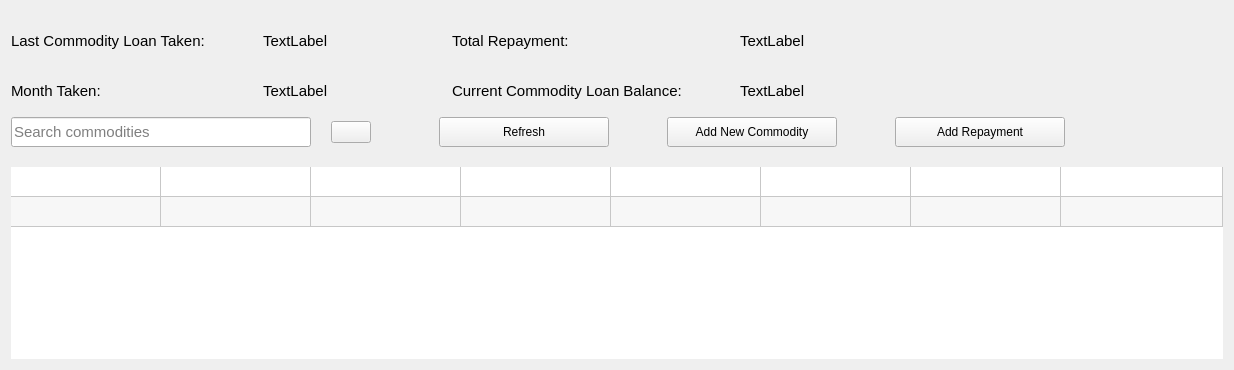
          <widget class="QWidget" name="commodityTab">
           <attribute name="title">
            <string>Commodity</string>
           </attribute>
           <layout class="QGridLayout" name="gridLayout_48">
            <item row="0" column="0">
             <layout class="QGridLayout" name="gridLayout_47">
              <property name="topMargin">
               <number>20</number>
              </property>
              <property name="bottomMargin">
               <number>10</number>
              </property>
              <property name="verticalSpacing">
               <number>30</number>
              </property>
              <item row="1" column="3">
               <spacer name="horizontalSpacer_105">
                <property name="orientation">
                 <enum>Qt::Horizontal</enum>
                </property>
                <property name="sizeHint" stdset="0">
                 <size>
                  <width>418</width>
                  <height>20</height>
                 </size>
                </property>
               </spacer>
              </item>
              <item row="0" column="1">
               <spacer name="horizontalSpacer_112">
                <property name="orientation">
                 <enum>Qt::Horizontal</enum>
                </property>
                <property name="sizeHint" stdset="0">
                 <size>
                  <width>108</width>
                  <height>20</height>
                 </size>
                </property>
               </spacer>
              </item>
              <item row="1" column="1">
               <spacer name="horizontalSpacer_113">
                <property name="orientation">
                 <enum>Qt::Horizontal</enum>
                </property>
                <property name="sizeHint" stdset="0">
                 <size>
                  <width>118</width>
                  <height>20</height>
                 </size>
                </property>
               </spacer>
              </item>
              <item row="1" column="0">
               <layout class="QHBoxLayout" name="horizontalLayout_33">
                <item>
                 <widget class="QLabel" name="label_102">
                  <property name="font">
                   <font>
                    <pointsize>11</pointsize>
                   </font>
                  </property>
                  <property name="text">
                   <string>Month Taken:</string>
                  </property>
                 </widget>
                </item>
                <item>
                 <spacer name="horizontalSpacer_89">
                  <property name="orientation">
                   <enum>Qt::Horizontal</enum>
                  </property>
                  <property name="sizeHint" stdset="0">
                   <size>
                    <width>58</width>
                    <height>20</height>
                   </size>
                  </property>
                 </spacer>
                </item>
                <item>
                 <widget class="QLabel" name="lastCommodityMonthLbl">
                  <property name="font">
                   <font>
                    <pointsize>11</pointsize>
                   </font>
                  </property>
                  <property name="text">
                   <string>TextLabel</string>
                  </property>
                 </widget>
                </item>
               </layout>
              </item>
              <item row="1" column="2">
               <layout class="QHBoxLayout" name="horizontalLayout_31">
                <item>
                 <widget class="QLabel" name="commodityBalanceLbl_3">
                  <property name="font">
                   <font>
                    <pointsize>11</pointsize>
                   </font>
                  </property>
                  <property name="text">
                   <string>Current Commodity Loan Balance:</string>
                  </property>
                 </widget>
                </item>
                <item>
                 <spacer name="horizontalSpacer_87">
                  <property name="orientation">
                   <enum>Qt::Horizontal</enum>
                  </property>
                  <property name="sizeHint" stdset="0">
                   <size>
                    <width>58</width>
                    <height>20</height>
                   </size>
                  </property>
                 </spacer>
                </item>
                <item>
                 <widget class="QLabel" name="commodityBalanceLbl_2">
                  <property name="font">
                   <font>
                    <pointsize>11</pointsize>
                   </font>
                  </property>
                  <property name="text">
                   <string>TextLabel</string>
                  </property>
                 </widget>
                </item>
               </layout>
              </item>
              <item row="0" column="0">
               <layout class="QHBoxLayout" name="horizontalLayout_32">
                <item>
                 <widget class="QLabel" name="label_99">
                  <property name="font">
                   <font>
                    <pointsize>11</pointsize>
                   </font>
                  </property>
                  <property name="text">
                   <string>Last Commodity Loan Taken:</string>
                  </property>
                 </widget>
                </item>
                <item>
                 <spacer name="horizontalSpacer_88">
                  <property name="orientation">
                   <enum>Qt::Horizontal</enum>
                  </property>
                  <property name="sizeHint" stdset="0">
                   <size>
                    <width>58</width>
                    <height>20</height>
                   </size>
                  </property>
                 </spacer>
                </item>
                <item>
                 <widget class="QLabel" name="lastCommodityLbl">
                  <property name="font">
                   <font>
                    <pointsize>11</pointsize>
                   </font>
                  </property>
                  <property name="text">
                   <string>TextLabel</string>
                  </property>
                 </widget>
                </item>
               </layout>
              </item>
              <item row="0" column="2">
               <layout class="QHBoxLayout" name="horizontalLayout_34">
                <item>
                 <widget class="QLabel" name="label_104">
                  <property name="font">
                   <font>
                    <pointsize>11</pointsize>
                   </font>
                  </property>
                  <property name="text">
                   <string>Total Repayment:</string>
                  </property>
                 </widget>
                </item>
                <item>
                 <spacer name="horizontalSpacer_90">
                  <property name="orientation">
                   <enum>Qt::Horizontal</enum>
                  </property>
                  <property name="sizeHint" stdset="0">
                   <size>
                    <width>58</width>
                    <height>20</height>
                   </size>
                  </property>
                 </spacer>
                </item>
                <item>
                 <widget class="QLabel" name="totalRepaymentLbl">
                  <property name="font">
                   <font>
                    <pointsize>11</pointsize>
                   </font>
                  </property>
                  <property name="text">
                   <string>TextLabel</string>
                  </property>
                 </widget>
                </item>
               </layout>
              </item>
             </layout>
            </item>
            <item row="1" column="0">
             <layout class="QVBoxLayout" name="verticalLayout_8">
              <property name="spacing">
               <number>20</number>
              </property>
              <item>
               <layout class="QHBoxLayout" name="horizontalLayout_30">
                <property name="topMargin">
                 <number>0</number>
                </property>
                <item>
                 <widget class="QLineEdit" name="searchCommodityTxt">
                  <property name="minimumSize">
                   <size>
                    <width>300</width>
                    <height>30</height>
                   </size>
                  </property>
                  <property name="maximumSize">
                   <size>
                    <width>300</width>
                    <height>30</height>
                   </size>
                  </property>
                  <property name="font">
                   <font>
                    <pointsize>11</pointsize>
                   </font>
                  </property>
                  <property name="placeholderText">
                   <string>Search commodities</string>
                  </property>
                 </widget>
                </item>
                <item>
                 <widget class="QPushButton" name="searchCommodityBtn">
                  <property name="text">
                   <string/>
                  </property>
                  <property name="icon">
                   <iconset resource="../static/resource.qrc">
                    <normaloff>:/icons/icon/black/search.svg</normaloff>:/icons/icon/black/search.svg</iconset>
                  </property>
                  <property name="iconSize">
                   <size>
                    <width>20</width>
                    <height>20</height>
                   </size>
                  </property>
                 </widget>
                </item>
                <item>
                 <spacer name="horizontalSpacer_64">
                  <property name="orientation">
                   <enum>Qt::Horizontal</enum>
                  </property>
                  <property name="sizeHint" stdset="0">
                   <size>
                    <width>13</width>
                    <height>26</height>
                   </size>
                  </property>
                 </spacer>
                </item>
                <item>
                 <layout class="QHBoxLayout" name="horizontalLayout_29">
                  <item>
                   <widget class="QPushButton" name="refreshCommodityBtn">
                    <property name="minimumSize">
                     <size>
                      <width>170</width>
                      <height>30</height>
                     </size>
                    </property>
                    <property name="text">
                     <string>Refresh</string>
                    </property>
                    <property name="icon">
                     <iconset resource="../static/resource.qrc">
                      <normaloff>:/icons/icon/white/refresh-cw.svg</normaloff>:/icons/icon/white/refresh-cw.svg</iconset>
                    </property>
                   </widget>
                  </item>
                  <item>
                   <spacer name="horizontalSpacer_65">
                    <property name="orientation">
                     <enum>Qt::Horizontal</enum>
                    </property>
                    <property name="sizeHint" stdset="0">
                     <size>
                      <width>38</width>
                      <height>27</height>
                     </size>
                    </property>
                   </spacer>
                  </item>
                  <item>
                   <widget class="QPushButton" name="addCommodityBtn">
                    <property name="minimumSize">
                     <size>
                      <width>170</width>
                      <height>30</height>
                     </size>
                    </property>
                    <property name="text">
                     <string>Add New Commodity</string>
                    </property>
                    <property name="icon">
                     <iconset resource="../static/resource.qrc">
                      <normaloff>:/icons/icon/white/plus-circle.svg</normaloff>:/icons/icon/white/plus-circle.svg</iconset>
                    </property>
                   </widget>
                  </item>
                  <item>
                   <spacer name="horizontalSpacer_66">
                    <property name="orientation">
                     <enum>Qt::Horizontal</enum>
                    </property>
                    <property name="sizeHint" stdset="0">
                     <size>
                      <width>38</width>
                      <height>27</height>
                     </size>
                    </property>
                   </spacer>
                  </item>
                  <item>
                   <widget class="QPushButton" name="commodityRepaymentBtn">
                    <property name="minimumSize">
                     <size>
                      <width>170</width>
                      <height>30</height>
                     </size>
                    </property>
                    <property name="text">
                     <string>Add Repayment</string>
                    </property>
                    <property name="icon">
                     <iconset resource="../static/resource.qrc">
                      <normaloff>:/icons/icon/white/folder-plus.svg</normaloff>:/icons/icon/white/folder-plus.svg</iconset>
                    </property>
                   </widget>
                  </item>
                  <item>
                   <spacer name="horizontalSpacer_45">
                    <property name="orientation">
                     <enum>Qt::Horizontal</enum>
                    </property>
                    <property name="sizeHint" stdset="0">
                     <size>
                      <width>158</width>
                      <height>20</height>
                     </size>
                    </property>
                   </spacer>
                  </item>
                 </layout>
                </item>
               </layout>
              </item>
              <item>
               <widget class="QTableWidget" name="commodityTable">
                <property name="font">
                 <font>
                  <pointsize>11</pointsize>
                 </font>
                </property>
                <property name="focusPolicy">
                 <enum>Qt::NoFocus</enum>
                </property>
                <property name="frameShape">
                 <enum>QFrame::Box</enum>
                </property>
                <property name="frameShadow">
                 <enum>QFrame::Sunken</enum>
                </property>
                <property name="lineWidth">
                 <number>0</number>
                </property>
                <property name="editTriggers">
                 <set>QAbstractItemView::NoEditTriggers</set>
                </property>
                <property name="alternatingRowColors">
                 <bool>true</bool>
                </property>
                <property name="selectionMode">
                 <enum>QAbstractItemView::SingleSelection</enum>
                </property>
                <property name="selectionBehavior">
                 <enum>QAbstractItemView::SelectRows</enum>
                </property>
                <property name="textElideMode">
                 <enum>Qt::ElideRight</enum>
                </property>
                <property name="showGrid">
                 <bool>true</bool>
                </property>
                <property name="gridStyle">
                 <enum>Qt::SolidLine</enum>
                </property>
                <property name="rowCount">
                 <number>2</number>
                </property>
                <attribute name="horizontalHeaderVisible">
                 <bool>false</bool>
                </attribute>
                <attribute name="horizontalHeaderDefaultSectionSize">
                 <number>150</number>
                </attribute>
                <attribute name="horizontalHeaderStretchLastSection">
                 <bool>true</bool>
                </attribute>
                <attribute name="verticalHeaderVisible">
                 <bool>false</bool>
                </attribute>
                <row/>
                <row/>
                <column>
                 <property name="text">
                  <string>Transaction ID</string>
                 </property>
                </column>
                <column>
                 <property name="text">
                  <string>Date</string>
                 </property>
                </column>
                <column>
                 <property name="text">
                  <string>Transaction Details</string>
                 </property>
                </column>
                <column>
                 <property name="text">
                  <string>Amount</string>
                 </property>
                </column>
                <column>
                 <property name="text">
                  <string>Interest Paid</string>
                 </property>
                </column>
                <column>
                 <property name="text">
                  <string>Total Savings</string>
                 </property>
                </column>
                <column>
                 <property name="text">
                  <string>Loan Balance</string>
                 </property>
                </column>
                <column>
                 <property name="text">
                  <string>Last Updated</string>
                 </property>
                </column>
                <item row="0" column="3">
                 <property name="text">
                  <string/>
                 </property>
                </item>
                <item row="1" column="3">
                 <property name="text">
                  <string/>
                 </property>
                </item>
               </widget>
              </item>
             </layout>
            </item>
           </layout>
          </widget>
